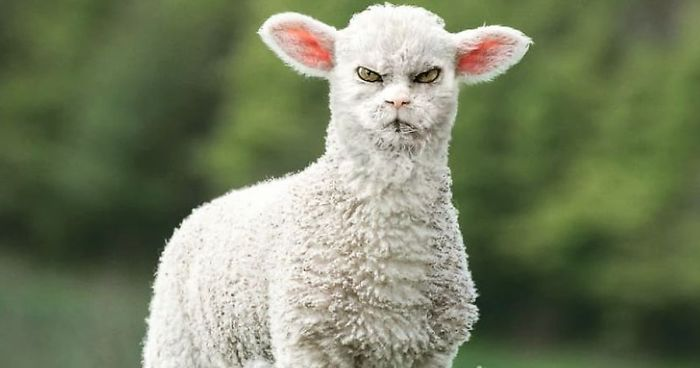
#> input picture Meme creator/input/funny_animal.jpg, 700 x 368 px
$ jupyter execute Meme_creator.ipynb   (shell and % lines are left out)   (older library calls are emulated)
#> lines starting #> are read from the running program, lines starting #| are printed output that depends on the picture
# A basic Meme creator with one image and a short line of text, using any openCV font

[cell 1]
import cv2
import numpy as np
import matplotlib.pyplot as plt
from PIL import ImageFont, ImageDraw, Image

[cell 2]
pic = cv2.imread("./input/funny_animal.jpg")
#> pic is the input picture: shape (368, 700, 3); mean B, G, R 99.9, 128.5, 119.5
pic = cv2.cvtColor(pic, cv2.COLOR_BGR2RGB)

plt.figure(figsize=(10,7))
plt.imshow(pic);

[cell 3]
def meme_creator(path, text):
    # loading the image and converting it to RGB
#> called with path = './input/funny_animal.jpg', text = 'Have a nice day!'
    img = cv2.imread(path)
    img = cv2.cvtColor(img, cv2.COLOR_BGR2RGB)

    font = cv2.FONT_ITALIC

    # get boundary of this text
    textsize = cv2.getTextSize(text, font, 1, 2)[0]

    # get coords based on boundary
    textX = int((img.shape[1] - textsize[0]) / 2)
#> textX = 214
    textY = int(img.shape[0] - 85)
#> textY = 283

    # put a black rectangle with white text on the image
    cv2.rectangle(img, (0,250), (699,300), (0,0,0), cv2.FILLED)
    cv2.putText(img, text, (textX, textY ), font, 1, (255, 255, 255), 2)
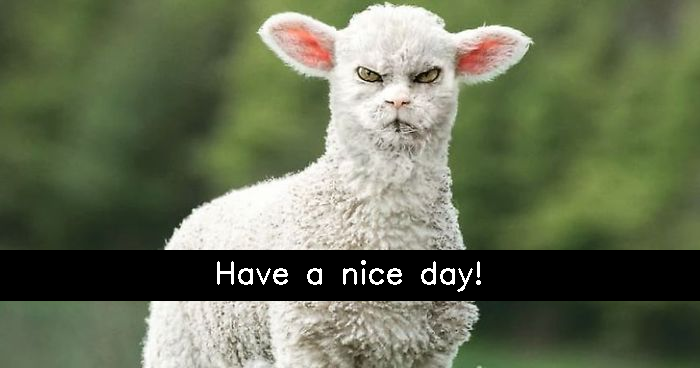
#> img: shape (368, 700, 3); mean R, G, B 103.4, 111.5, 85.8

    # export the meme
    cv2.imwrite("./output/meme.jpg", cv2.cvtColor(img, cv2.COLOR_RGB2BGR))

    # show the meme
    plt.figure(figsize=(10,7))
    plt.imshow(img)
